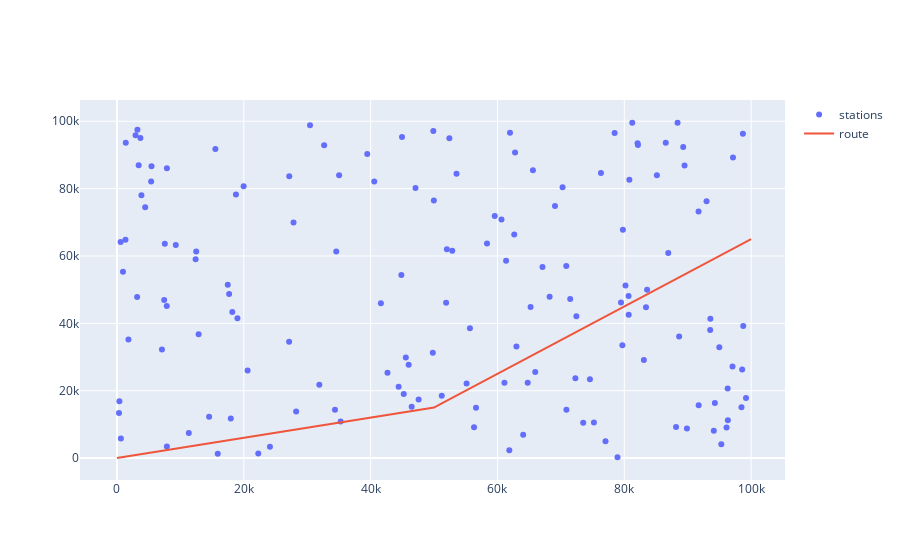

Notebook source saved alongside this figure:
### Code cell
fig = go.Figure()

# Add traces
fig.add_trace(go.Scatter(x=stations[:,0], y=stations[:,1],
                    mode='markers',
                    name='stations'))
fig.add_trace(go.Scatter(x=plane_route[:,0], y=plane_route[:,1],
                    mode='lines',
                    name='route'))
